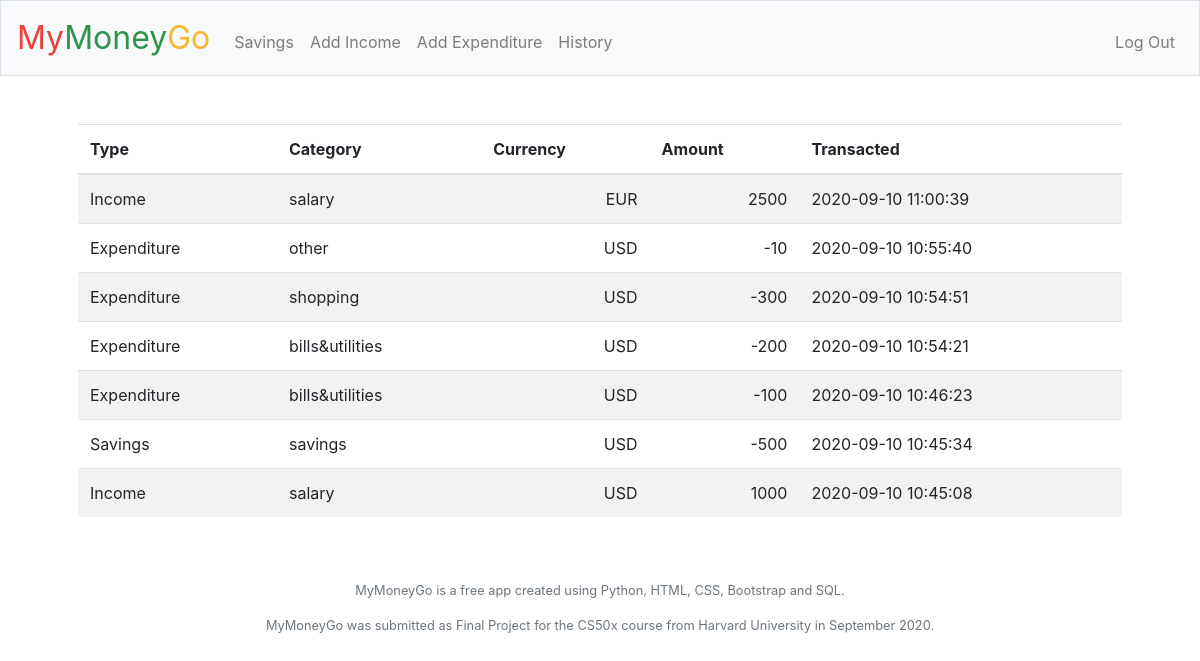
Screenshot of /history (signed in) with the database file from the repository.
### tables this page shows
CREATE TABLE 'transactions' (user_id int, type varchar(255) NOT NULL, category varchar(255), amount NUMERIC, transacted DATETIME NOT NULL DEFAULT CURRENT_TIMESTAMP, 'currency' varchar(255) NOT NULL);

### application.py (the view)
@app.route("/history")
@login_required
def history():
    rows = db.execute("SELECT * FROM transactions WHERE user_id=:user_id ORDER BY transacted DESC", user_id=session["user_id"])
    holdings = []
    for row in rows:
        holdings.append({
            "type": row["type"],
            "category": row["category"],
            "currency": row["currency"],
            "amount": row["amount"],
            "transacted": row["transacted"]
        })
    return render_template("history.html", holdings=holdings)

### application.py (called while the page is built)
@app.after_request
def after_request(response):
    response.headers["Cache-Control"] = "no-cache, no-store, must-revalidate"
    response.headers["Expires"] = 0
    response.headers["Pragma"] = "no-cache"
    return response

### helpers.py (called while the page is built)
def login_required(f):
    @wraps(f)
    def decorated_function(*args, **kwargs):
        if session.get("user_id") is None:
            return redirect("/login")
        return f(*args, **kwargs)
    return decorated_function

### templates/history.html (shortened to what this page needs)
{% extends "layout.html" %}
{% block main %}
    <table class="table table-striped">
        <thead>
            <tr>
                <th>Type</th>
                <th>Category</th>
                <th>Currency</th>
                <th>Amount</th>
                <th>Transacted</th>
            </tr>
        </thead>
        <tbody>
            {% for holding in holdings %}
            <tr>
                <td>{{holding["type"]}}</td>
                <td>{{holding["category"]}}</td>
                <td id="category">{{holding["currency"]}}</td>
                <td id="category">{{holding["amount"]}}</td>
                <td>{{holding["transacted"]}}</td>
            </tr>
            {% endfor %}
        </tbody>
    </table>
{% endblock %}

### static/styles.css (style rules this page uses)
main table { text-align:left; }
#category { text-align: right; }

### rows the page displays
transactions: type "Income", category "salary", currency "EUR", amount "2500", transacted "2020-09-10 11:00:39"
transactions: type "Expenditure", category "other", currency "USD", amount "-10", transacted "2020-09-10 10:55:40"
transactions: type "Expenditure", category "shopping", currency "USD", amount "-300", transacted "2020-09-10 10:54:51"
transactions: type "Expenditure", category "bills&utilities", currency "USD", amount "-200", transacted "2020-09-10 10:54:21"
transactions: type "Expenditure", category "bills&utilities", currency "USD", amount "-100", transacted "2020-09-10 10:46:23"
transactions: type "Savings", category "savings", currency "USD", amount "-500", transacted "2020-09-10 10:45:34"
transactions: type "Income", category "salary", currency "USD", amount "1000", transacted "2020-09-10 10:45:08"
